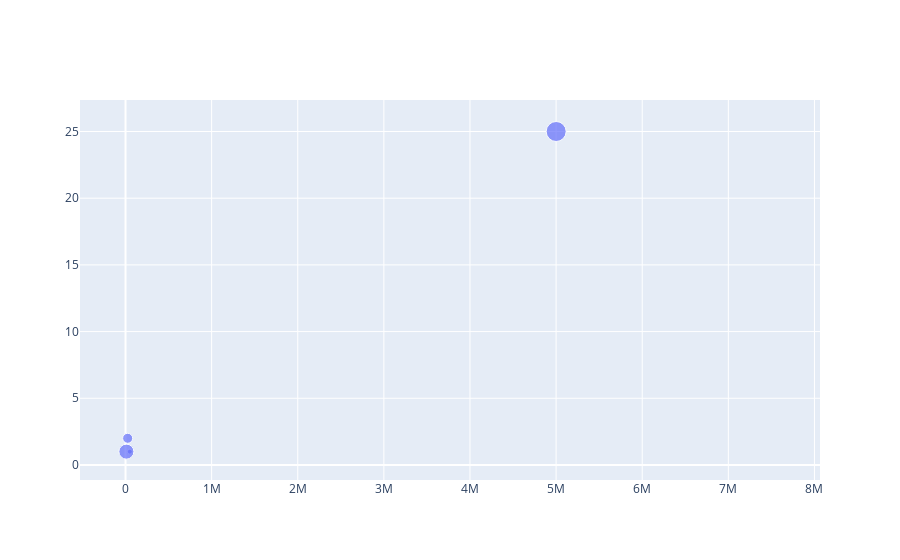

The code cell stored with this chart in its notebook:
### Markdown cell above
Bubble Chart

### Code cell
import plotly.graph_objects as go

fig = go.Figure(data=[go.Scatter(
    x=male["Salary"], y=male['Experience_Years'],
    mode='markers',
    marker_size=[5,10,15,20])
])

fig.show()

### Figure 1 — Plotly figure (JSON) as saved in the notebook; plotly's stock layout.template omitted (floating-point values rounded to 4 significant figures)
{"data": [{"marker": {"size": [5, 10, 15, 20]}, "mode": "markers", "type": "scatter", "x": [50000, 25000, 10000, 5001000, 1400000, 6000050, 220100, 7500, 15000, 330000, 6570000, 25000, 6845000, 3000, 80000, 900000, 7600000, 50000, 25000, 10000, 5001000, 1400000, 6000050, 220100, 7500, 15000, 330000, 6570000, 25000, 6845000, 3000, 80000, 900000, 7600000, 50000, 25000, 10000, 5001000, 1400000, 6000050, 220100, 7500, 15000, 330000, 6570000, 25000, 6845000, 3000], "y": [1, 2, 1, 25, 6, 14, 11, 2, 2, 10, 15, 4, 5, 1, 10, 15, 16, 1, 2, 1, 25, 6, 14, 11, 2, 2, 10, 15, 4, 5, 1, 10, 15, 16, 1, 2, 1, 25, 6, 14, 11, 2, 2, 10, 15, 4, 5, 1]}], "layout": {}}
